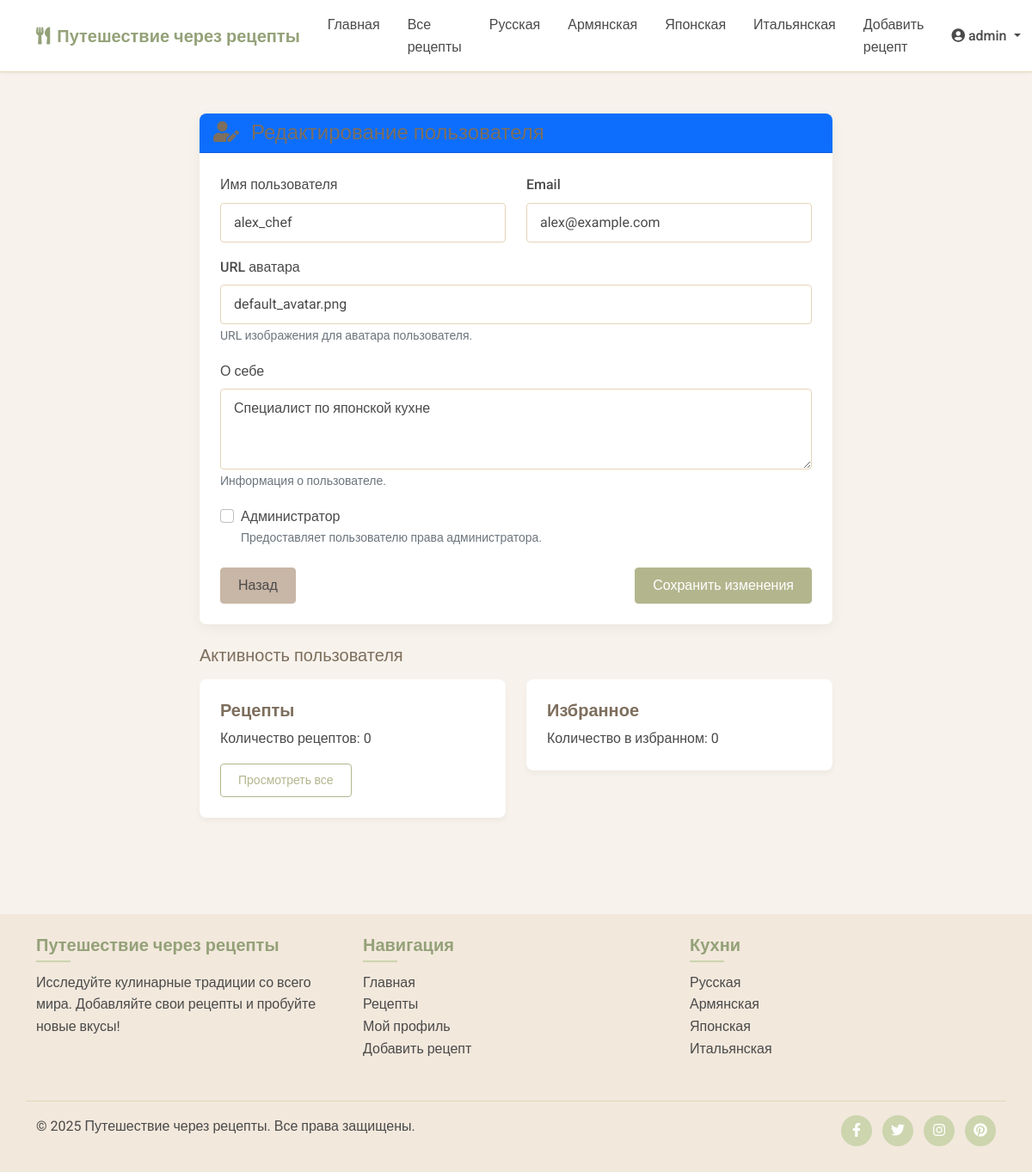
Page /admin/edit_user/3 (signed in) on the committed database.
### models.py (models this page shows, shortened)
class Cuisine(db.Model):
    id = db.Column(db.Integer, primary_key=True)
    name = db.Column(db.String(64), unique=True, nullable=False)
    description = db.Column(db.Text)
    recipes = db.relationship('Recipe', backref='cuisine', lazy='dynamic')

class User(UserMixin, db.Model):
    id = db.Column(db.Integer, primary_key=True)
    username = db.Column(db.String(64), unique=True, nullable=False)
    email = db.Column(db.String(120), unique=True, nullable=False)
    password_hash = db.Column(db.String(256), nullable=False)
    is_admin = db.Column(db.Boolean, default=False)
    date_joined = db.Column(db.DateTime, default=datetime.utcnow)
    avatar = db.Column(db.String(256), default='default_avatar.png')  # URL или путь к аватарке пользователя
    bio = db.Column(db.Text, nullable=True)  # Биография пользователя
    recipes = db.relationship('Recipe', backref='author', lazy='dynamic', cascade='all, delete-orphan')
    favorites = db.relationship('Favorite', backref='user', lazy='dynamic', cascade='all, delete-orphan')
    comments = db.relationship('Comment', backref='author', lazy='dynamic', cascade='all, delete-orphan')
    ratings = db.relationship('Rating', backref='user', lazy='dynamic', cascade='all, delete-orphan')

### routes.py (the view, shortened to what this page needs)
@app.route('/admin/edit_user/<int:user_id>', methods=['GET', 'POST'])
@login_required
def admin_edit_user(user_id):
    if not current_user.is_admin:
        abort(403)  # Forbidden
    user = User.query.get_or_404(user_id)
    form = AdminUserEditForm(obj=user)
    return render_template('admin_edit_user.html', form=form, user=user)

### forms.py
class AdminUserEditForm(FlaskForm):
    username = StringField('Имя пользователя', validators=[DataRequired(), Length(min=3, max=64)])
    email = StringField('Email', validators=[DataRequired(), Email()])
    avatar = StringField('URL аватара', validators=[Optional(), Length(max=256)])
    bio = TextAreaField('О себе', validators=[Optional()])
    is_admin = BooleanField('Администратор')
    submit = SubmitField('Сохранить изменения')

### app.py (called while the page is built)
@login_manager.user_loader
def load_user(user_id):
    from models import User
    return User.query.get(int(user_id))

### routes.py (called while the page is built)
@app.before_request
def load_global_data():
    g.all_cuisines = Cuisine.query.all()

### templates/admin_edit_user.html (shortened to what this page needs)
{% extends 'base.html' %}
{% block content %}
<div class="container py-5">
    <div class="row justify-content-center">
        <div class="col-md-8">
            <div class="card shadow-custom">
                <div class="card-header bg-primary text-white">
                    <h2 class="mb-0 fs-4"><i class="fas fa-user-edit me-2"></i> Редактирование пользователя</h2>
                </div>
                <div class="card-body">
                    <form method="POST" action="{{ url_for('admin_edit_user', user_id=user.id) }}">
                        <div class="row">
                            <div class="col-md-6 mb-3">
                                {{ form.username.label(class="form-label") }}
                                {{ form.username(class="form-control") }}
                            </div>
                            <div class="col-md-6 mb-3">
                                {{ form.email.label(class="form-label") }}
                                {{ form.email(class="form-control") }}
                            </div>
                        </div>
                        <div class="mb-3">
                            {{ form.avatar.label(class="form-label") }}
                            {{ form.avatar(class="form-control") }}
                            <small class="form-text text-muted">URL изображения для аватара пользователя.</small>
                        </div>
                        <div class="mb-3">
                            {{ form.bio.label(class="form-label") }}
                            {{ form.bio(class="form-control", rows=3) }}
                            <small class="form-text text-muted">Информация о пользователе.</small>
                        </div>
                        <div class="mb-4 form-check">
                            {{ form.is_admin(class="form-check-input") }}
                            {{ form.is_admin.label(class="form-check-label") }}
                            <small class="d-block text-muted">Предоставляет пользователю права администратора.</small>
                        </div>
                        <div class="d-flex justify-content-between">
                            <a href="{{ url_for('admin_dashboard') }}" class="btn btn-secondary">Назад</a>
                            {{ form.submit(class="btn btn-primary") }}
                        </div>
                    </form>
                </div>
            </div>
            <div class="mt-4">
                <h3 class="fs-5 mb-3">Активность пользователя</h3>
                <div class="row">
                    <div class="col-md-6">
                        <div class="card mb-3">
                            <div class="card-body">
                                <h5 class="card-title">Рецепты</h5>
                                <p class="card-text">Количество рецептов: {{ user.recipes.count() }}</p>
                                <a href="{{ url_for('recipes') }}?author={{ user.id }}" class="btn btn-outline-primary btn-sm">Просмотреть все</a>
                            </div>
                        </div>
                    </div>
                    <div class="col-md-6">
                        <div class="card mb-3">
                            <div class="card-body">
                                <h5 class="card-title">Избранное</h5>
                                <p class="card-text">Количество в избранном: {{ user.favorites.count() }}</p>
                            </div>
                        </div>
                    </div>
                </div>
            </div>
        </div>
    </div>
</div>
{% endblock %}

### templates/base.html (shortened to what this page needs)
<!DOCTYPE html>
<html lang="ru">
<head>
    <link href="https://cdn.jsdelivr.net/npm/bootstrap@5.1.3/dist/css/bootstrap.min.css" rel="stylesheet">
    <link rel="stylesheet" href="https://cdnjs.cloudflare.com/ajax/libs/font-awesome/5.15.4/css/all.min.css">
    <link rel="stylesheet" href="{{ url_for('static', filename='css/main.css') }}">
</head>
<body>
    <nav class="navbar navbar-expand-lg navbar-light sticky-top">
        <div class="container">
            <a class="navbar-brand" href="{{ url_for('index') }}">
                <i class="fas fa-utensils me-2"></i>Путешествие через рецепты
            </a>
            <div class="collapse navbar-collapse" id="navbarNav">
                <ul class="navbar-nav me-auto">
                    <li class="nav-item">
                        <a class="nav-link {% if request.path == url_for('index') %}active{% endif %}" href="{{ url_for('index') }}">Главная</a>
                    </li>
                    <li class="nav-item">
                        <a class="nav-link {% if request.path == url_for('recipes') %}active{% endif %}" href="{{ url_for('recipes') }}">Все рецепты</a>
                    </li>
                    {% for cuisine in g.all_cuisines %}
                    <li class="nav-item">
                        <a class="nav-link {% if request.path == url_for('cuisine_recipes', cuisine_id=cuisine.id) %}active{% endif %}" href="{{ url_for('cuisine_recipes', cuisine_id=cuisine.id) }}">{{ cuisine.name }}</a>
                    </li>
                    {% endfor %}
                    {% if current_user.is_authenticated %}
                        <li class="nav-item">
                            <a class="nav-link {% if request.path == url_for('add_recipe') %}active{% endif %}" href="{{ url_for('add_recipe') }}">Добавить рецепт</a>
                        </li>
                    {% endif %}
                </ul>
                <div class="navbar-nav">
                    {% if current_user.is_authenticated %}
                        <div class="nav-item dropdown">
                            <a class="nav-link dropdown-toggle" href="#" id="userDropdown" role="button" data-bs-toggle="dropdown" aria-expanded="false">
                                <i class="fas fa-user-circle me-1"></i>{{ current_user.username }}
                            </a>
                        </div>
                    {% else %}
                        <a class="nav-link" href="{{ url_for('login') }}">Вход</a>
                        <a class="nav-link" href="{{ url_for('register') }}">Регистрация</a>
                    {% endif %}
                </div>
            </div>
        </div>
    </nav>
    {% block content %}{% endblock %}
    <footer class="footer py-4 mt-5">
        <div class="container">
            <div class="row">
                <div class="col-md-4 mb-3">
                    <h5>Путешествие через рецепты</h5>
                    <p>Исследуйте кулинарные традиции со всего мира. Добавляйте свои рецепты и пробуйте новые вкусы!</p>
                </div>
                <div class="col-md-4 mb-3">
                    <h5>Навигация</h5>
                    <ul class="list-unstyled">
                        <li><a href="{{ url_for('index') }}">Главная</a></li>
                        <li><a href="{{ url_for('recipes') }}">Рецепты</a></li>
                        {% if current_user.is_authenticated %}
                            <li><a href="{{ url_for('profile') }}">Мой профиль</a></li>
                            <li><a href="{{ url_for('add_recipe') }}">Добавить рецепт</a></li>
                        {% else %}
                            <li><a href="{{ url_for('login') }}">Вход</a></li>
                            <li><a href="{{ url_for('register') }}">Регистрация</a></li>
                        {% endif %}
                    </ul>
                </div>
                <div class="col-md-4">
                    <h5>Кухни</h5>
                    <ul class="list-unstyled">
                        {% for cuisine in g.all_cuisines %}
                            <li><a href="{{ url_for('cuisine_recipes', cuisine_id=cuisine.id) }}">{{ cuisine.name }}</a></li>
                        {% endfor %}
                    </ul>
                </div>
            </div>
            <div class="row border-top pt-3 mt-3">
                <div class="col-md-6">
                    <p>&copy; 2025 Путешествие через рецепты. Все права защищены.</p>
                </div>
                <div class="col-md-6 text-md-end">
                    <ul class="list-inline mb-0">
                        <li class="list-inline-item"><a href="#"><i class="fab fa-facebook-f"></i></a></li>
                        <li class="list-inline-item"><a href="#"><i class="fab fa-twitter"></i></a></li>
                        <li class="list-inline-item"><a href="#"><i class="fab fa-instagram"></i></a></li>
                        <li class="list-inline-item"><a href="#"><i class="fab fa-pinterest"></i></a></li>
                    </ul>
                </div>
            </div>
        </div>
    </footer>
</body>
</html>

### static/css/main.css (style rules this page uses)
:root { --beige: #F2E8DC; --light-beige: #F7F2EB; --dark-beige: #E6D5B8; --olive: #B3B68D; --light-olive: #CCD5AE; --dark-olive: #94A178; --brown: #A98467; --light-brown: #C8B6A6; --dark-brown: #7D6E5D; --accent: #E9B384; --text-dark: #4A4A4A; --text-light: #777777; --white: #FFFFFF; --error: #D57E7E; --success: #A8CD9F; }
body { font-family: 'Roboto', sans-serif; background-color: var(--light-beige); color: var(--text-dark); line-height: 1.6; }
h1, h2, h3, h4, h5, h6 { color: var(--dark-brown); font-weight: 500; }
a { color: var(--olive); text-decoration: none; transition: color 0.3s ease; }
.navbar { background-color: var(--white); border-bottom: 1px solid var(--dark-beige); box-shadow: 0 2px 4px rgba(0, 0, 0, 0.04); }
.navbar-brand { font-weight: 600; color: var(--dark-olive) !important; }
.nav-link { color: var(--text-dark) !important; font-weight: 500; padding: 0.5rem 1rem !important; position: relative; }
.btn { border-radius: 4px; font-weight: 500; padding: 8px 20px; transition: all 0.3s ease; }
.btn-primary { background-color: var(--olive); border-color: var(--olive); color: var(--white); }
.btn-secondary { background-color: var(--light-brown); border-color: var(--light-brown); color: var(--text-dark); }
.btn-outline-primary { color: var(--olive); border-color: var(--olive); }
.card { border: none; border-radius: 8px; background-color: var(--white); box-shadow: 0 4px 6px rgba(0, 0, 0, 0.04); overflow: hidden; transition: transform 0.3s ease, box-shadow 0.3s ease; }
.card-title { color: var(--dark-brown); font-weight: 600; margin-bottom: 0.5rem; }
.card-body { padding: 1.5rem; }
.form-control { border: 1px solid var(--dark-beige); border-radius: 4px; padding: 10px 15px; color: var(--text-dark); }
.form-label { font-weight: 500; color: var(--text-dark); }
.form-text { color: var(--text-light); }
.shadow-custom { box-shadow: 0 4px 15px rgba(0, 0, 0, 0.05); }
.footer { background-color: var(--beige); color: var(--text-dark); }
.footer h5 { color: var(--dark-olive); font-weight: 600; margin-bottom: 1.2rem; position: relative; }
.footer h5:after { content: ""; position: absolute; width: 40px; height: 2px; background-color: var(--light-olive); bottom: -8px; left: 0; }
.footer a { color: var(--text-dark); transition: all 0.3s ease; }
.footer .list-inline-item a { display: inline-block; width: 36px; height: 36px; background-color: var(--light-olive); border-radius: 50%; text-align: center; line-height: 36px; color: var(--white); transition: all 0.3s ease; }
.footer .border-top { border-color: var(--dark-beige) !important; }

### rows in the picture
Cuisine: name "Русская"
Cuisine: name "Армянская"
Cuisine: name "Японская"
Cuisine: name "Итальянская"
User: username "admin"
User: username "alex_chef", email "alex@example.com", avatar "default_avatar.png", bio "Специалист по японской кухне"

### other values in the picture
{{ user.recipes.count() }} "0"
{{ user.favorites.count() }} "0"
